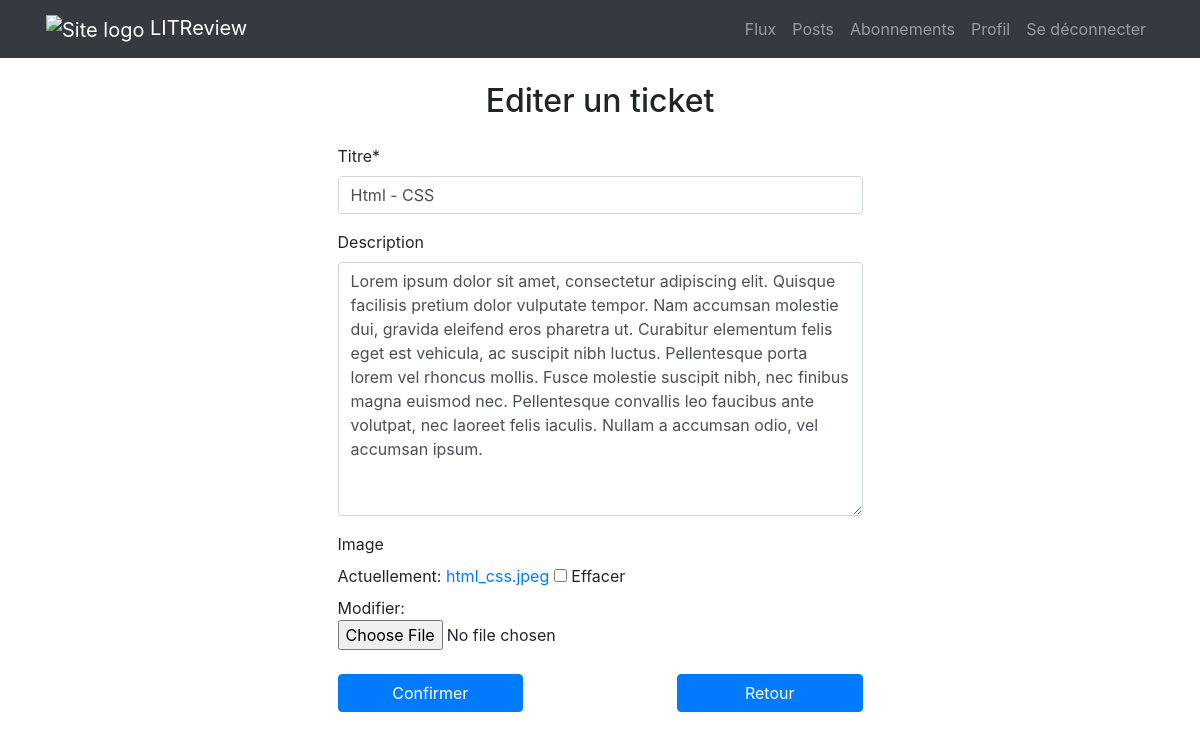
Page /home/tickets/41/update (signed in) on the committed database.
### apps/reviews/models.py (models this page shows, shortened)
class Ticket(models.Model):
    title = models.fields.CharField(max_length=128, verbose_name="Titre")
    description = models.fields.TextField(max_length=2048, blank=True, verbose_name="Description")
    image = models.ImageField(null=True, blank=True)
    user = models.ForeignKey(to=settings.AUTH_USER_MODEL, on_delete=models.CASCADE)
    time_created = models.DateTimeField(auto_now_add=True)
    class Meta:
        verbose_name = "Ticket"
        ordering = ["-time_created"]

### apps/reviews/views.py (the view)
# urls.py: path("tickets/<int:pk>/update", TicketUpdate.as_view(), name="ticket-update"),
@method_decorator(login_required, name='dispatch')
class TicketUpdate(UpdateView):
    model = Ticket
    context_object_name = "ticket"
    fields = ['title', 'description', 'image']
    template_name = "reviews/ticket_update.html"
    success_url = reverse_lazy("reviews:feed")
    def dispatch(self, request, *args, **kwargs):
        handler = super().dispatch(request, *args, **kwargs)
        user = request.user
        ticket = self.get_object()
        if not (ticket.user == user or user.is_superuser):
            return redirect("reviews:feed")
        return handler

### apps/reviews/templates/reviews/ticket_update.html (shortened to what this page needs)
{% extends 'base.html' %}
{% load crispy_forms_tags %}
{% block content %}
<div class="container h-100">
    <div class="row h-100 w-50 align-items-center justify-content-center mx-auto">
        <div class="col-12 mt-4">
            <h2 class="text-center mb-4">Editer un ticket</h2>
            <form method="POST" enctype="multipart/form-data">
                {{ form|crispy }}
                <div class="row mt-2 mb-4">
                    <div class="col-6 ">
                        <button type="submit" class="btn btn-primary w-75 mt-2">Confirmer</button>
                    </div>
                    <div class="col-6 text-right">
                        <a href="{% url 'reviews:ticket-detail' ticket.id %}" class="btn btn-primary w-75 mt-2">Retour</a>
                    </div>
                </div>
            </form>
        </div>
    </div>
</div>
{% endblock %}

### rows in the picture
Ticket: title "Html - CSS", description "Lorem ipsum dolor sit amet, consectetur adipiscing elit. Quisque facilisis pretium dolor vulputate tempor. Nam accumsan molestie dui, gravida eleifend eros pharetra ut. Curabitur elementum felis eget est vehicula, ac suscipit nibh luctus. Pellentesque porta lorem vel rhoncus mollis. Fusce molestie suscipit nibh, nec finibus magna euismod nec. Pellentesque convallis leo faucibus ante volutpat, nec laoreet felis iaculis. Nullam a accumsan odio, vel accumsan ipsum."
